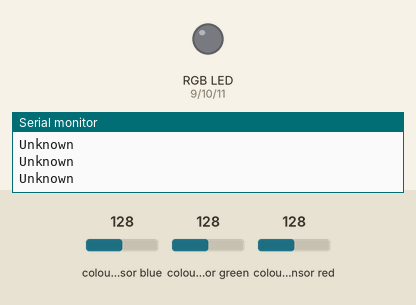
Simulated run of this sketch. Board: Arduino Uno, built with avr-gcc and run on an emulated ATmega328P. On the bench: an RGB LED mixed from three pins (HIGH = lit), the last lines printed to the serial monitor. Wiring (inferred from the names in the program): TCS3200 colour sensor: output pin 8; S2 pin 6; S3 pin 7; S0 pin 4; S1 pin 5. Inputs (shaded band) come from the test bench; at power-on: colour sensor blue 128, colour sensor green 128, colour sensor red 128. Pins used as bus, display or sensor lines are not drawn.

Above: at 1.2 s.
1.3 s: colour sensor blue set to 123
At 2.6 s:
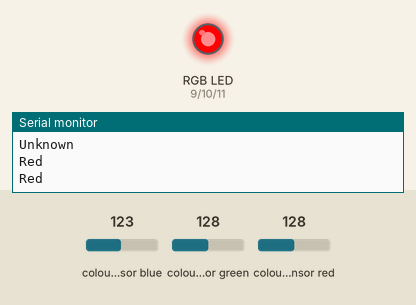
3.2 s: colour sensor green set to 136
At 4.4 s:
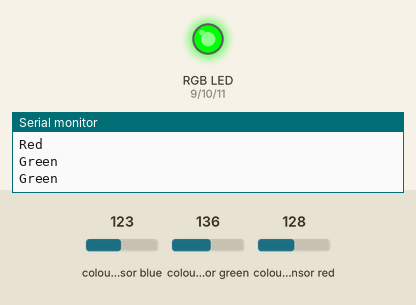
4.9 s: colour sensor blue set to 134
At 6.2 s:
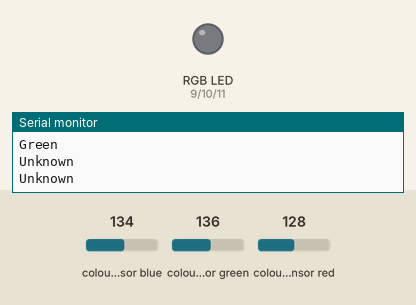
6.6 s: colour sensor green set to 5
At 8.0 s:
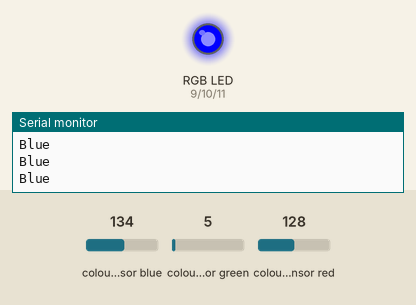
Timing chart, 0 to 9.2 s (numbered marks = the images above; inputs shaded):
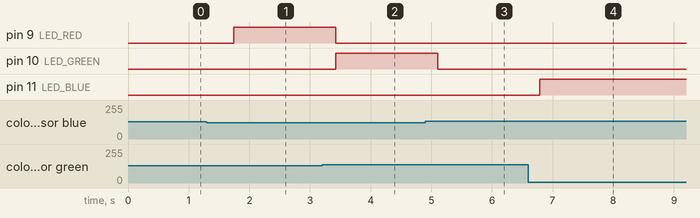

Measured:
- the behaviour switches between 128 and 127 on colour sensor blue (found by bisection; images 0 and 1)
- the behaviour switches between 131 and 132 on colour sensor green (found by bisection; images 1 and 2)
- the behaviour switches between 131 and 132 on colour sensor blue (found by bisection; images 2 and 3)
- after the input at 1.3 s, pin 9 (LED_RED): LOW → HIGH after 0.44 s
- after the input at 3.2 s, pin 9 (LED_RED): HIGH → LOW after 0.22 s; pin 10 (LED_GREEN): LOW → HIGH after 0.22 s
- after the input at 4.9 s, pin 10 (LED_GREEN): HIGH → LOW after 0.20 s
- after the input at 6.6 s, pin 11 (LED_BLUE): LOW → HIGH after 0.19 s

The sketch:

lichtsensor.ino
```cpp
#define s0 4        //Module pinnen bekabeling
#define s1 5
#define s2 6
#define s3 7
#define out 8

// Pin definities voor RGB LED
const int LED_RED = 9;
const int LED_GREEN = 10;
const int LED_BLUE = 11;

int Red = 0, Blue = 0, Green = 0;  // RGB-waarden

void setup()
{
  pinMode(s0, OUTPUT);    // Pin modi instellen
  pinMode(s1, OUTPUT);
  pinMode(s2, OUTPUT);
  pinMode(s3, OUTPUT);
  pinMode(out, INPUT);

  pinMode(LED_RED, OUTPUT);    // Configureer LED pinnen voor uitvoer
  pinMode(LED_GREEN, OUTPUT);
  pinMode(LED_BLUE, OUTPUT);

  Serial.begin(9600);   // Initialiseer de seriële monitor met baudrate 9600

  digitalWrite(s0, HIGH); // S0/S1 op HIGH/HIGH betekent dat de uitvoerfrequentie wordt geschaald naar 100% (aanbevolen)
  digitalWrite(s1, HIGH); // Laag/Laag betekent uit; Hoog/Laag betekent 20%; Laag/Hoog betekent 2%
}

void loop()
{
  GetColors();    // Voer de functie GetColors uit om de waarden van elk RGB-kleur te verkrijgen

  // Bepaal welke kleur het meest wordt gedetecteerd en pas de RGB LED dienovereenkomstig aan
  if (Red <= 10 && Green <= 10 && Blue <= 10)
  {
    // Als de waarden laag zijn, is het waarschijnlijk wit (alle kleuren zijn aanwezig)
    Serial.println("White");
    analogWrite(LED_RED, 255);
    analogWrite(LED_GREEN, 255);
    analogWrite(LED_BLUE, 255);
  }
  else if (Red < Blue && Red <= Green)
  {
    // Als de rode waarde het laagst is en kleiner is dan 23, is het waarschijnlijk rood
    Serial.println("Red");
    analogWrite(LED_RED, 255);
    analogWrite(LED_GREEN, 0);
    analogWrite(LED_BLUE, 0);
  }
  else if (Blue < Green && Blue < Red) // Drempelwaarde voor blauw verlaagd naar 15
  {
    // Als de blauwe waarde het laagst is, is het waarschijnlijk blauw (handschoenkleur)
    Serial.println("Blue");
    analogWrite(LED_RED, 0);
    analogWrite(LED_GREEN, 0);
    analogWrite(LED_BLUE, 255);
  }
  else if (Green < Red && Green < Blue)
  {
    // Als de groene waarde het laagst is en het verschil tussen groen en blauw acceptabel is, is het waarschijnlijk groen
    Serial.println("Green");
    analogWrite(LED_RED, 0);
    analogWrite(LED_GREEN, 255);
    analogWrite(LED_BLUE, 0);
  }
  else
  {
    // Als de kleur niet wordt herkend, schakel de LED uit
    Serial.println("Unknown");
    analogWrite(LED_RED, 0);
    analogWrite(LED_GREEN, 0);
    analogWrite(LED_BLUE, 0);
  }

  delay(500);  // 2s vertraging, je kunt dit aanpassen als je wilt
}

void GetColors()
{
  // Selecteer de set fotodiodes die wordt gebruikt voor het meten van de kleur
  digitalWrite(s2, LOW);  // Rode set
  digitalWrite(s3, LOW);
  Red = pulseIn(out, digitalRead(out) == HIGH ? LOW : HIGH);  // Meet de duur van het LOW signaal
  delay(20);
  digitalWrite(s3, HIGH);  // Blauwe set
  Blue = pulseIn(out, digitalRead(out) == HIGH ? LOW  : HIGH);
  delay(20);
  digitalWrite(s2, HIGH);  // Groene set
  Green = pulseIn(out,  digitalRead(out) == HIGH ? LOW : HIGH);
  delay(20);
}
```
